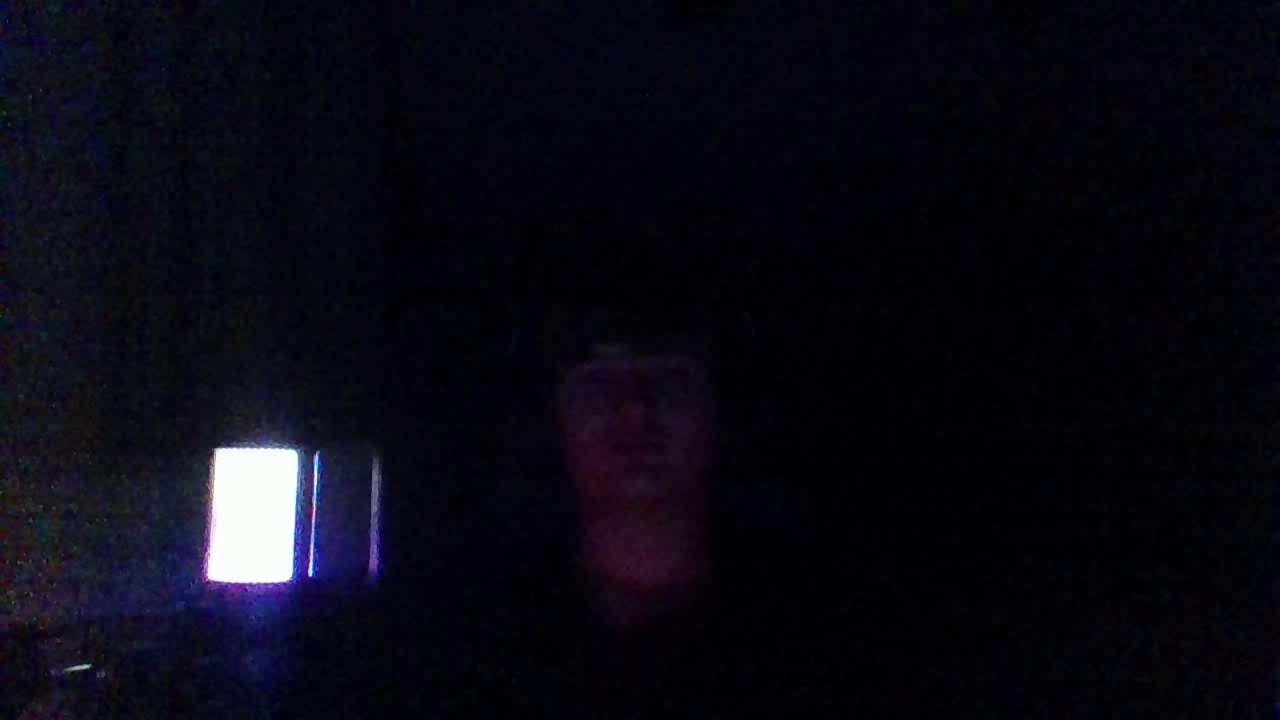
#> input picture frame 0 of experiment_videos/Video_DivX.avi, 1280 x 720 px
$ python analiz.py
#> lines starting #> are read from the running program, lines starting #| are printed output that depends on the picture
import cv2
import os
from pathlib import Path

video_folder = "experiment_videos"

print("="*80)
print("ДИАГНОСТИКА ВИДЕО ФАЙЛОВ")
print("="*80)

if not os.path.exists(video_folder):
    print(f"\nПапка '{video_folder}' не найдена!")
    exit()

video_files = [f for f in os.listdir(video_folder) if f.endswith(('.mp4', '.avi', '.flv'))]

if not video_files:
    print(f"\nВ папке '{video_folder}' нет видео файлов!")
    exit()

for video_file in sorted(video_files):
    video_path = os.path.join(video_folder, video_file)

    print(f"\n{'='*80}")
    print(f"Файл: {video_file}")
    print(f"{'='*80}")

    # Размер файла
    file_size = Path(video_path).stat().st_size
    print(f"Размер файла: {round(file_size / 1e6, 3)} MB")

    # Открываем видео
    cap = cv2.VideoCapture(video_path)

    if not cap.isOpened():
        print("❌ ОШИБКА: Не удалось открыть видео файл")
        print("   Возможные причины:")
        print("   - Отсутствует необходимый кодек")
        print("   - Файл повреждён")
        print("   - Неподдерживаемый формат")
        continue

    # Получаем свойства видео
    total_frames = int(cap.get(cv2.CAP_PROP_FRAME_COUNT))
    fps = cap.get(cv2.CAP_PROP_FPS)
    width = int(cap.get(cv2.CAP_PROP_FRAME_WIDTH))
    height = int(cap.get(cv2.CAP_PROP_FRAME_HEIGHT))
    fourcc = int(cap.get(cv2.CAP_PROP_FOURCC))

    # Декодируем FOURCC
    fourcc_str = "".join([chr((fourcc >> 8 * i) & 0xFF) for i in range(4)])

    duration = total_frames / fps if fps > 0 else 0

    print(f"\n📊 ПАРАМЕТРЫ ВИДЕО:")
    print(f"   Разрешение: {width}x{height}")
    print(f"   FPS: {fps}")
    print(f"   Кадров: {total_frames}")
    print(f"   Длительность: {round(duration, 2)} сек")
    print(f"   Кодек (FOURCC): {fourcc_str}")

    # Проверяем возможность чтения кадров
    print(f"\n🔍 ТЕСТ ЧТЕНИЯ КАДРОВ:")

    # Пробуем прочитать первый кадр
    cap.set(cv2.CAP_PROP_POS_FRAMES, 0)
    ret, frame = cap.read()
#> frame is the input picture: shape (720, 1280, 3); mean B, G, R 19.5, 9.1, 10.1
    if ret:
        print(f"   ✓ Первый кадр: OK")
    else:
        print(f"   ✗ Первый кадр: ОШИБКА")

    # Пробуем прочитать 100-й кадр
    if total_frames >= 100:
        cap.set(cv2.CAP_PROP_POS_FRAMES, 99)
        ret, frame = cap.read()
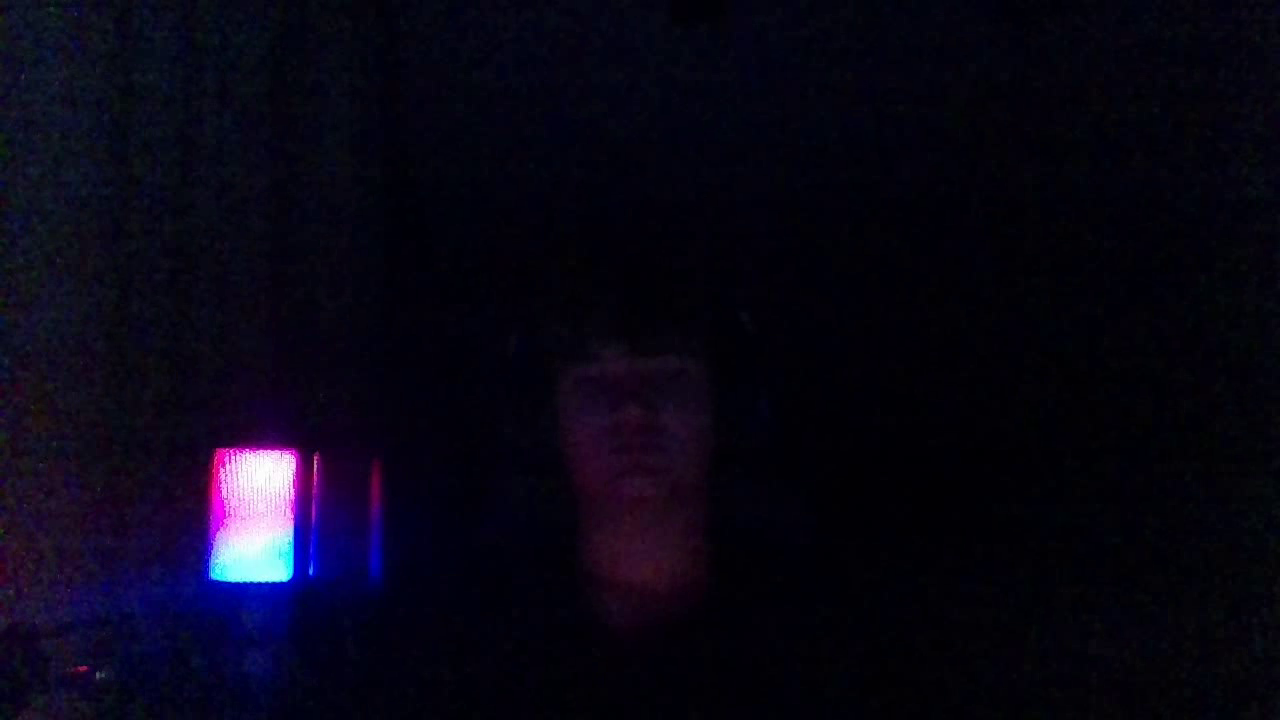
#> input picture frame 99 of experiment_videos/Video_DivX.avi, 1280 x 720 px
#> frame is the input picture: shape (720, 1280, 3); mean B, G, R 20.5, 5.7, 8.3
        if ret:
            print(f"   ✓ 100-й кадр: OK")
        else:
            print(f"   ✗ 100-й кадр: ОШИБКА")
    else:
        print(f"   ⚠ 100-й кадр: Недостаточно кадров (всего {total_frames})")

    # Пробуем прочитать последний кадр
    if total_frames > 0:
        cap.set(cv2.CAP_PROP_POS_FRAMES, total_frames - 1)
        ret, frame = cap.read()
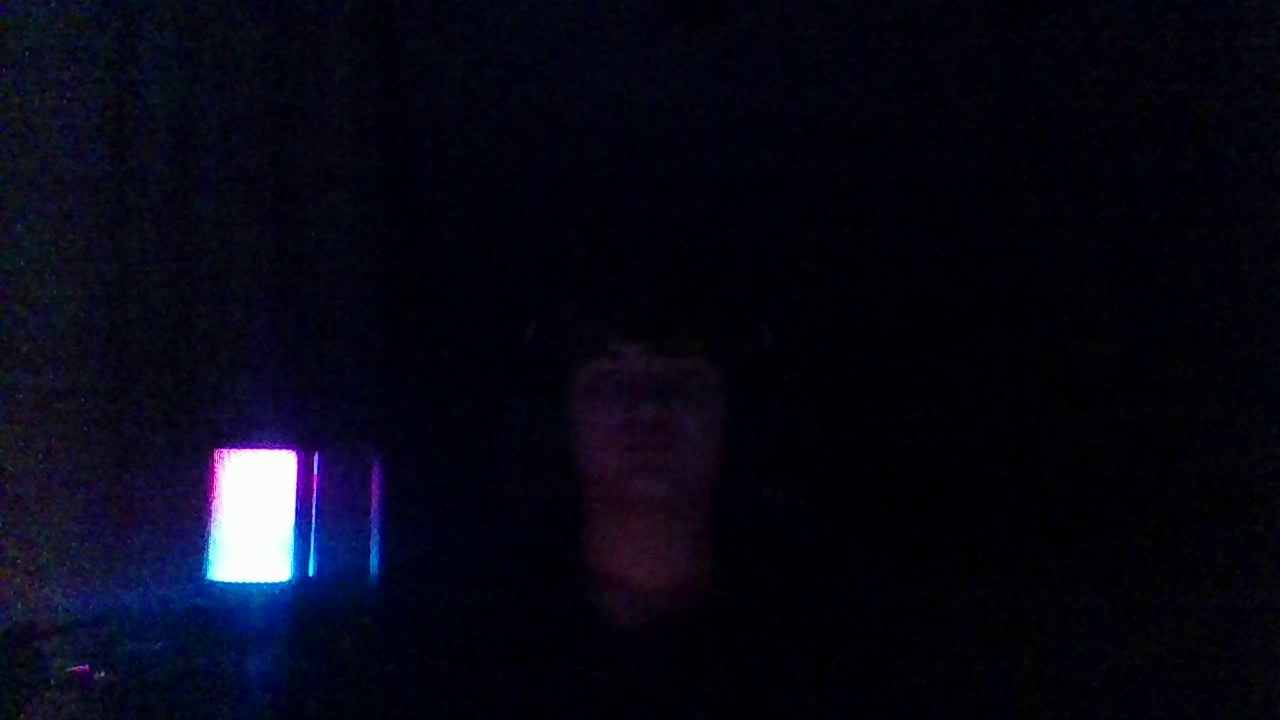
#> input picture frame 199 of experiment_videos/Video_DivX.avi, 1280 x 720 px
#> frame is the input picture: shape (720, 1280, 3); mean B, G, R 21.2, 7.9, 7.9
        if ret:
            print(f"   ✓ Последний кадр: OK")
        else:
            print(f"   ✗ Последний кадр: ОШИБКА")

    cap.release()

print("\n" + "="*80)
print("✓ Диагностика завершена")
print("="*80)

$ run again, starting later in the video
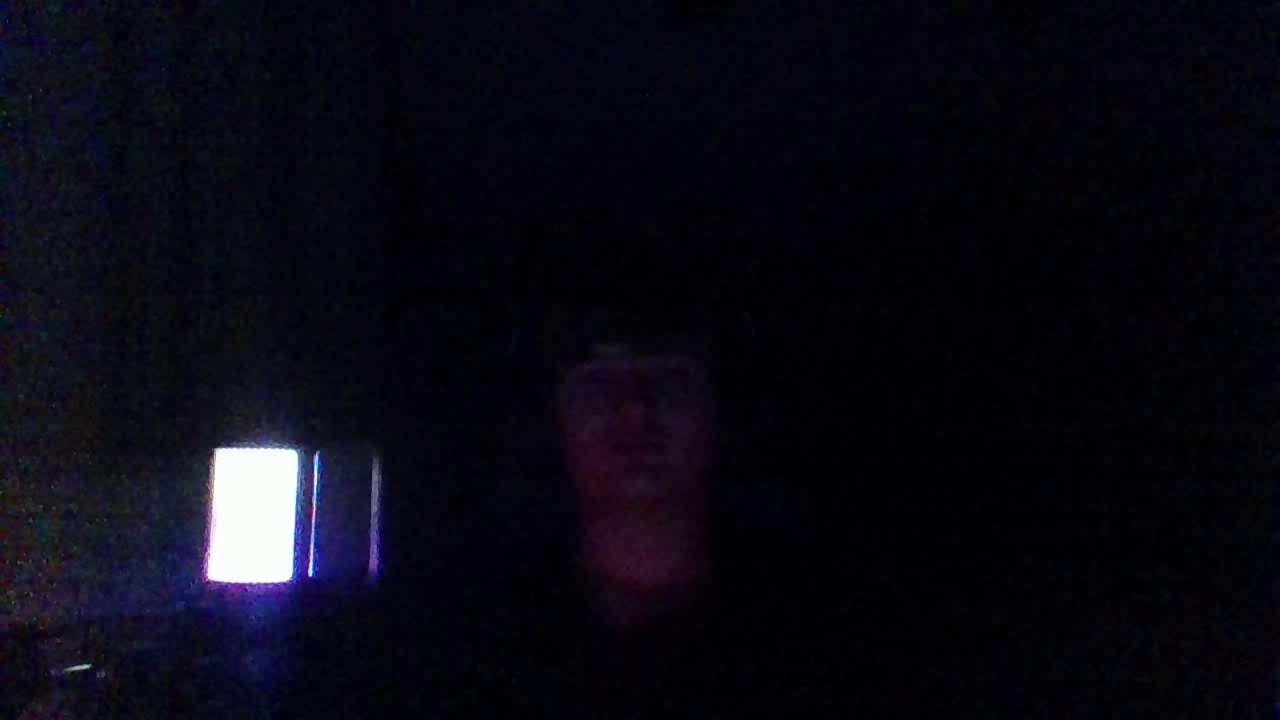
#> input picture frame 0 of experiment_videos/Video_DivX.avi, 1280 x 720 px
#> frame is the input picture: shape (720, 1280, 3); mean B, G, R 19.5, 9.1, 10.1
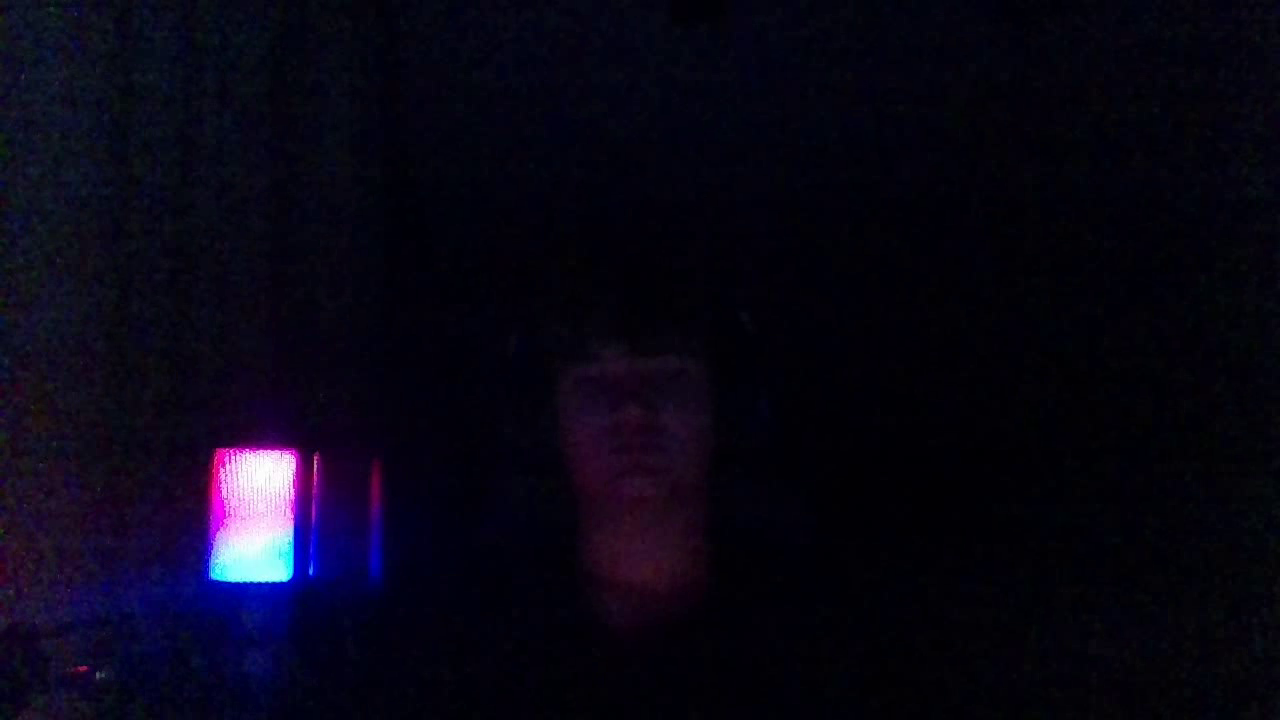
#> input picture frame 99 of experiment_videos/Video_DivX.avi, 1280 x 720 px
#> frame is the input picture: shape (720, 1280, 3); mean B, G, R 20.5, 5.7, 8.3
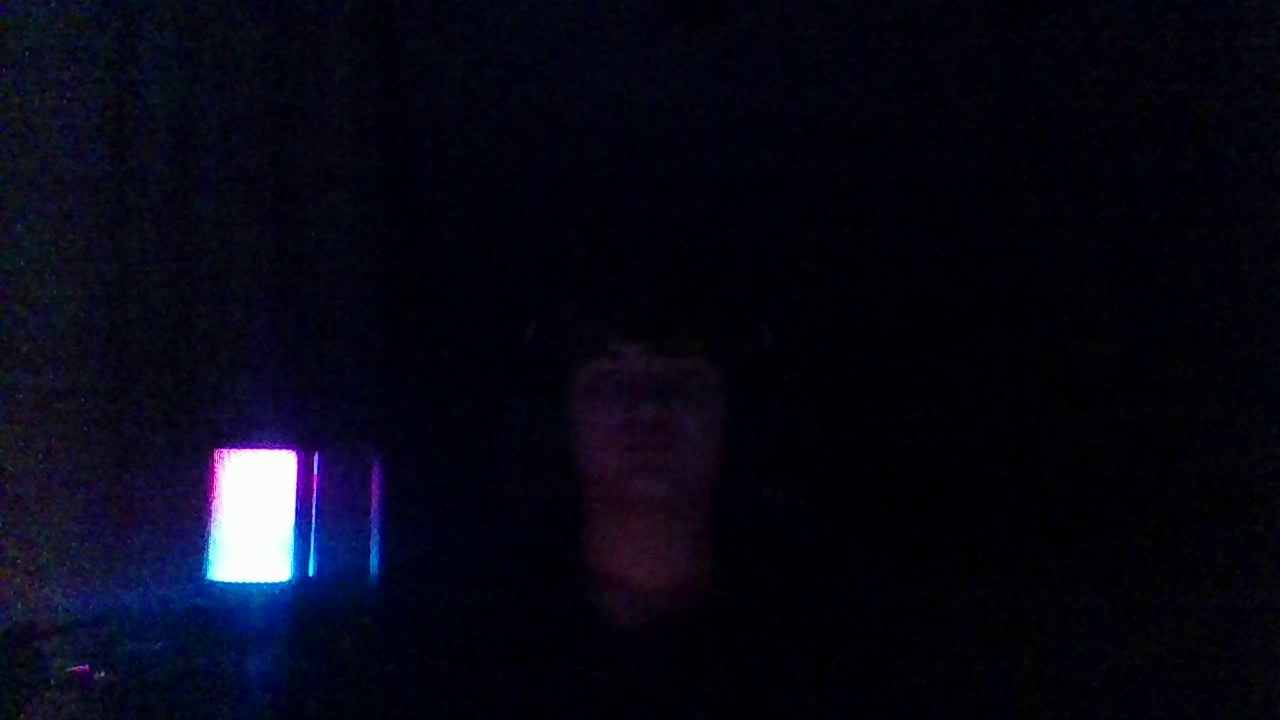
#> input picture frame 199 of experiment_videos/Video_DivX.avi, 1280 x 720 px
#> frame is the input picture: shape (720, 1280, 3); mean B, G, R 21.2, 7.9, 7.9

$ run again, starting later in the video
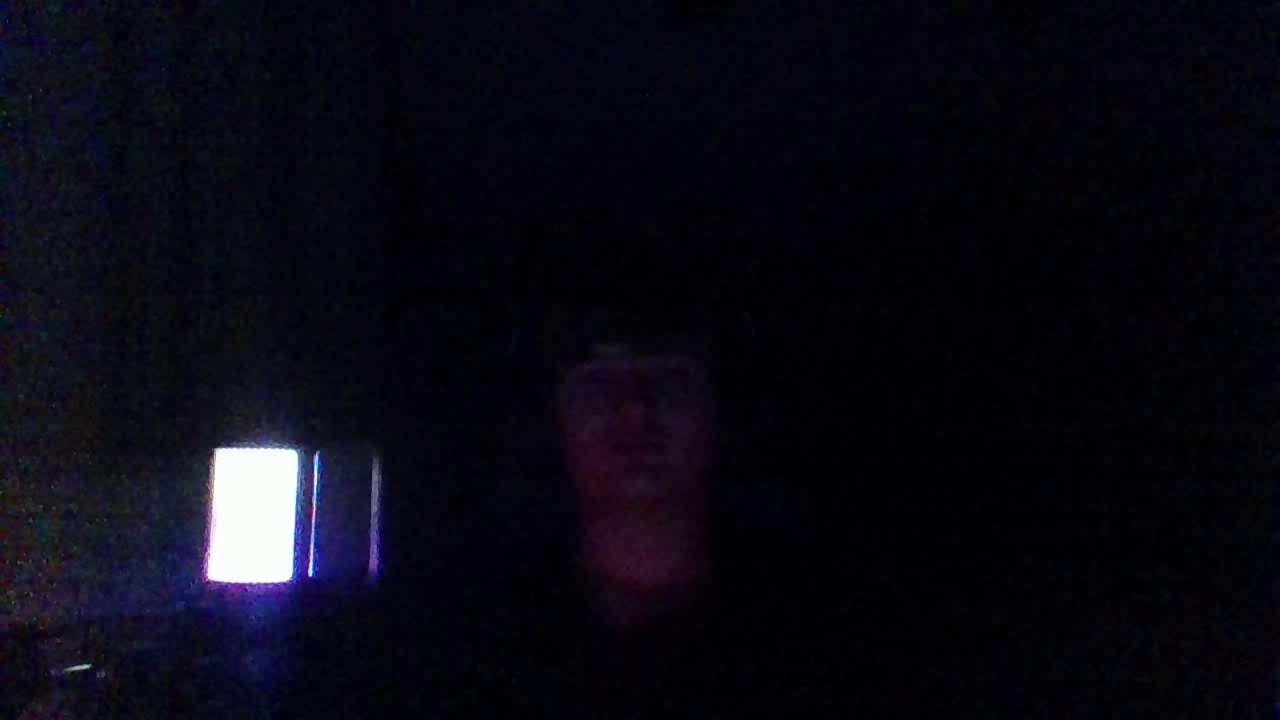
#> input picture frame 0 of experiment_videos/Video_DivX.avi, 1280 x 720 px
#> frame is the input picture: shape (720, 1280, 3); mean B, G, R 19.5, 9.1, 10.1
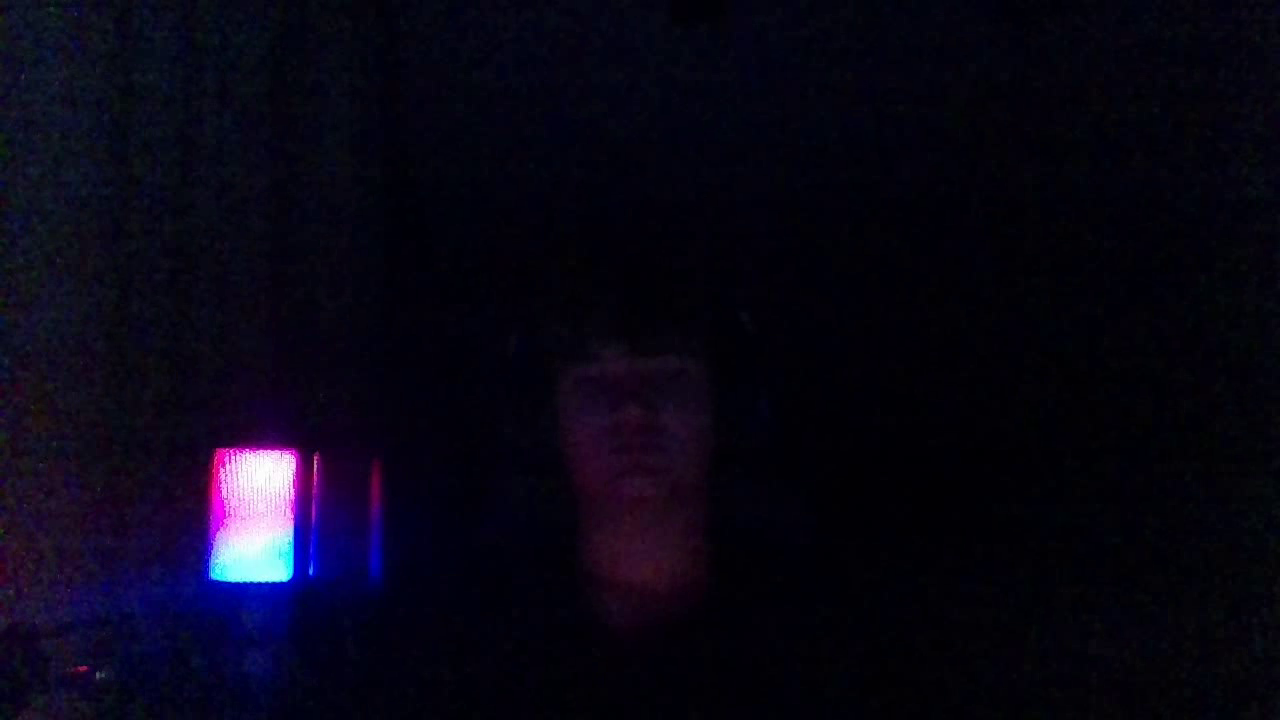
#> input picture frame 99 of experiment_videos/Video_DivX.avi, 1280 x 720 px
#> frame is the input picture: shape (720, 1280, 3); mean B, G, R 20.5, 5.7, 8.3
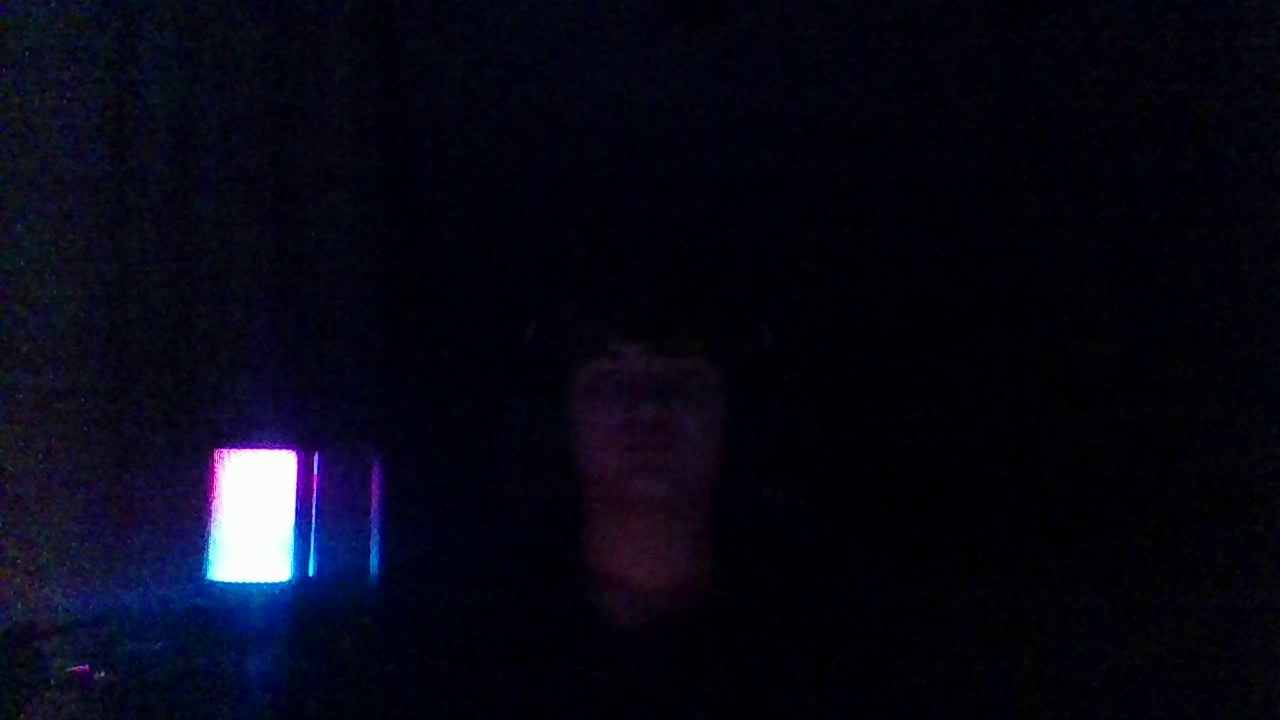
#> input picture frame 199 of experiment_videos/Video_DivX.avi, 1280 x 720 px
#> frame is the input picture: shape (720, 1280, 3); mean B, G, R 21.2, 7.9, 7.9
